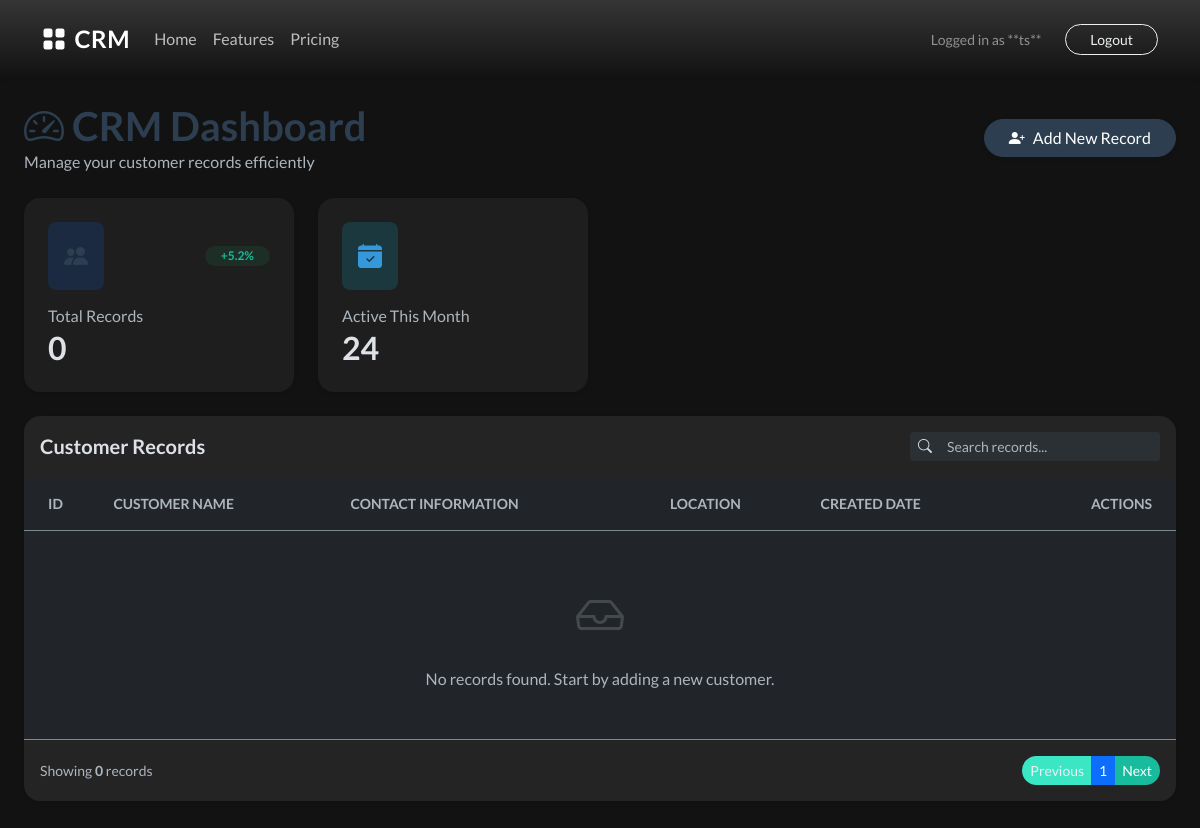
The app's page /dashboard (signed in), older data.
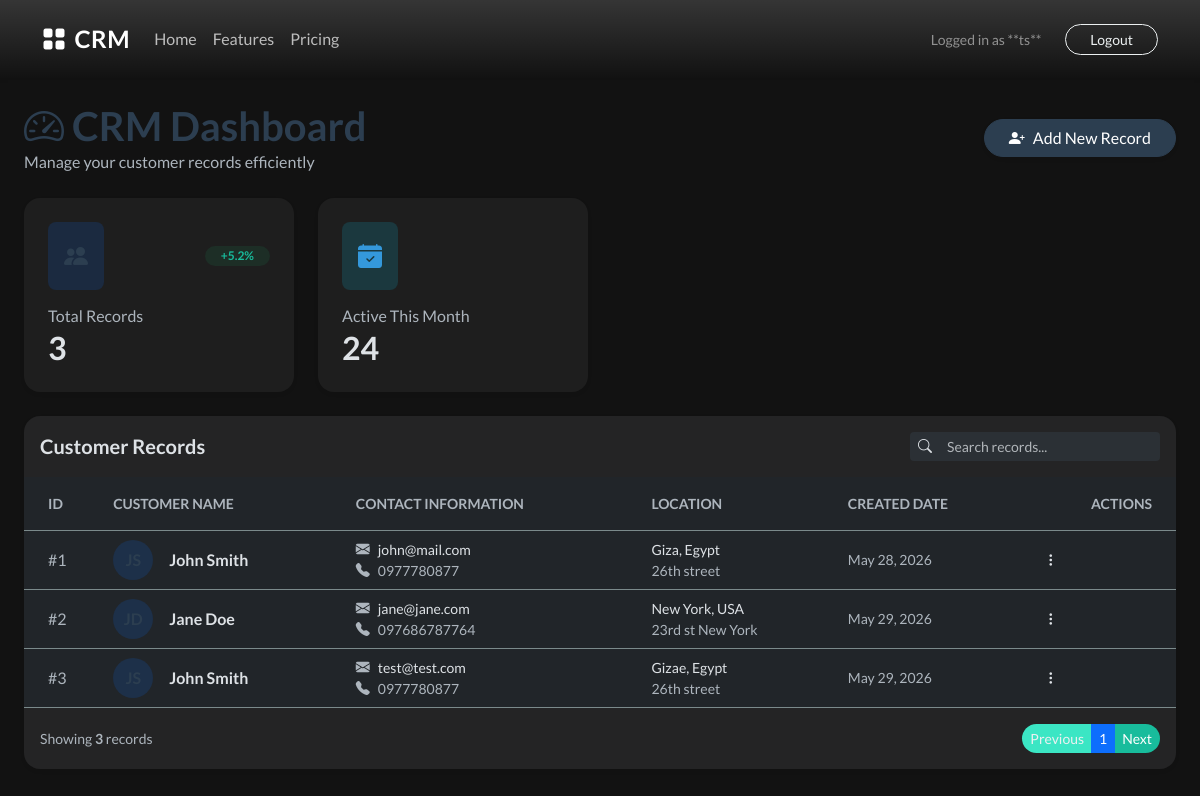
The same page, newer data.
### webapp/models.py (models this page shows, shortened)
class Record(models.Model):
    first_name = models.CharField(max_length = 100)
    last_name = models.CharField(max_length = 100)
    email = models.CharField(max_length = 255)
    phone = models.CharField(max_length = 20)
    address = models.CharField(max_length = 100)
    city = models.CharField(max_length = 100)
    provinace = models.CharField(max_length = 100)
    country = models.CharField(max_length = 100)
    created_at = models.DateTimeField(auto_now_add=True)

### webapp/views.py (the view)
# urls.py: path('dashboard',views.dashboard,name='dashboard'),
@login_required(login_url='login')
def dashboard(request):
    my_records = Record.objects.all()
    context = {'my_records' : my_records}
    return render(request,'webapp/dashboard.html',context)

### webapp/templates/webapp/dashboard.html (shortened to what this page needs)
{% extends 'webapp/base.html' %}
{% load static %}
{% block content %}
<div class="container-fluid mt-4 px-4">
    <div class="row align-items-center mb-4">
        <div class="col-md-6">
            <h2 class="fw-bold text-primary mb-0">
                <i class="bi bi-speedometer2 me-2"></i>CRM Dashboard
            </h2>
            <p class="text-muted mb-0">Manage your customer records efficiently</p>
        </div>
        <div class="col-md-6 text-md-end mt-3 mt-md-0">
            <a href="{% url 'create_record' %}" class="btn btn-primary rounded-pill px-4 shadow-sm">
                <i class="bi bi-person-plus-fill me-2"></i>Add New Record
            </a>
        </div>
    </div>
    <div class="row g-4 mb-4">
        <div class="col-xl-3 col-md-6">
            <div class="card border-0 shadow-sm h-100 rounded-4">
                <div class="card-body p-4">
                    <div class="d-flex align-items-center justify-content-between mb-3">
                        <div class="p-3 bg-primary-subtle rounded-3">
                            <i class="bi bi-people-fill text-primary fs-4"></i>
                        </div>
                        <span class="badge bg-success-subtle text-success rounded-pill px-3">+5.2%</span>
                    </div>
                    <h6 class="text-muted fw-normal mb-1">Total Records</h6>
                    <h3 class="fw-bold mb-0">{{ my_records.count }}</h3>
                </div>
            </div>
        </div>
        <div class="col-xl-3 col-md-6">
            <div class="card border-0 shadow-sm h-100 rounded-4">
                <div class="card-body p-4">
                    <div class="d-flex align-items-center justify-content-between mb-3">
                        <div class="p-3 bg-info-subtle rounded-3">
                            <i class="bi bi-calendar-check-fill text-info fs-4"></i>
                        </div>
                    </div>
                    <h6 class="text-muted fw-normal mb-1">Active This Month</h6>
                    <h3 class="fw-bold mb-0">24</h3>
                </div>
            </div>
        </div>
    </div>
    <div class="card border-0 shadow-sm rounded-4 overflow-hidden mb-5">
        <div class="card-header py-3 border-0">
            <div class="row align-items-center">
                <div class="col">
                    <h5 class="fw-bold mb-0">Customer Records</h5>
                </div>
                <div class="col-auto">
                    <div class="input-group input-group-sm" style="width: 250px;">
                        <span class="input-group-text border-0"><i class="bi bi-search"></i></span>
                        <input type="text" class="form-control border-0" placeholder="Search records...">
                    </div>
                </div>
            </div>
        </div>
        <div class="table-responsive">
            <table class="table table-hover align-middle mb-0">
                <thead>
                    <tr>
                        <th class="ps-4 py-3 text-muted fw-semibold small text-uppercase">ID</th>
                        <th class="py-3 text-muted fw-semibold small text-uppercase">Customer Name</th>
                        <th class="py-3 text-muted fw-semibold small text-uppercase">Contact Information</th>
                        <th class="py-3 text-muted fw-semibold small text-uppercase">Location</th>
                        <th class="py-3 text-muted fw-semibold small text-uppercase">Created Date</th>
                        <th class="pe-4 py-3 text-muted fw-semibold small text-uppercase text-end">Actions</th>
                    </tr>
                </thead>
                <tbody class="border-top-0">
                    {% if my_records %}
                        {% for record in my_records %}
                        <tr>
                            <td class="ps-4">
                                <span class="fw-medium text-muted">#{{ record.id }}</span>
                            </td>
                            <td>
                                <div class="d-flex align-items-center">
                                    <div class="avatar-sm bg-primary-subtle text-primary rounded-circle me-3 d-flex align-items-center justify-content-center fw-bold" style="width: 40px; height: 40px;">
                                    </div>
                                    <div>
                                        <div class="fw-bold">{{ record.first_name }} {{ record.last_name }}</div>
                                    </div>
                                </div>
                            </td>
                            <td>
                                <div class="small"><i class="bi bi-envelope-fill text-muted me-2"></i>{{ record.email }}</div>
                                <div class="small text-muted"><i class="bi bi-telephone-fill text-muted me-2"></i>{{ record.phone }}</div>
                            </td>
                            <td>
                                <div class="small">{{ record.city }}, {{ record.country }}</div>
                                <div class="small text-muted">{{ record.address }}</div>
                            </td>
                            <td>
                                <div class="small text-muted">{{ record.created_at|date:"M d, Y" }}</div>
                            </td>
                            <td class="pe-4 text-end">
                                <div class="dropdown">
                                    <button class="btn btn-sm rounded-circle p-0 d-flex align-items-center justify-content-center" style="width: 32px; height: 32px;" type="button" data-bs-toggle="dropdown">
                                        <i class="bi bi-three-dots-vertical"></i>
                                    </button>
                                </div>
                            </td>
                        </tr>
                        {% endfor %}
                    {% else %}
                        <tr>
                            <td colspan="6" class="text-center py-5 text-muted">
                                <i class="bi bi-inbox fs-1 d-block mb-3 opacity-25"></i>
                                No records found. Start by adding a new customer.
                            </td>
                        </tr>
                    {% endif %}
                </tbody>
            </table>
        </div>
        <div class="card-footer m-6 py-3 border-0">
            <div class="row align-items-center">
                <div class="col text-muted small">
                    Showing <strong>{{ my_records.count }}</strong> records
                </div>
                <div class="col-auto">
                    <nav>
                        <ul class="pagination pagination-sm mb-0">
                            <li class="page-item disabled"><a class="page-link border-0 rounded-start-pill" href="#">Previous</a></li>
                            <li class="page-item active"><a class="page-link border-0" href="#">1</a></li>
                            <li class="page-item"><a class="page-link border-0 rounded-end-pill" href="#">Next</a></li>
                        </ul>
                    </nav>
                </div>
            </div>
        </div>
    </div>
</div>
{% endblock %}

### webapp/templates/webapp/base.html (shortened to what this page needs)
{% load static %}
<!DOCTYPE html>
<html lang="en" data-bs-theme="dark">
<head>
    <link rel="stylesheet" href="{% static 'css/bootstrap.min.css' %}" />
    <link rel="stylesheet" href="{% static 'css/flatty.min.css' %}" />
    <link rel="stylesheet" href="https://cdn.jsdelivr.net/npm/bootstrap-icons@1.10.0/font/bootstrap-icons.css">
    <link rel="stylesheet" href="{% static 'css/style.css' %}" />
</head>
<body>
        {% include 'webapp/navbar.html' %}
        {% block content %}
        {% endblock %}
</body>
</html>

### webapp/templates/webapp/navbar.html (shortened to what this page needs)
<nav class="navbar navbar-expand-lg navbar-dark bg-gradient shadow-sm">
  <div class="container">
    <a class="navbar-brand fw-bold text-white" href="{% url 'home' %}">
      <i class="bi bi-grid-fill me-2"></i>CRM
    </a>
    <div class="collapse navbar-collapse" id="navbarText">
      <ul class="navbar-nav me-auto mb-2 mb-lg-0">
        <li class="nav-item">
          <a class="nav-link {% if request.path == '/' %}active{% endif %} text-white-50 hover-white" aria-current="page" href="/">Home</a>
        </li>
        <li class="nav-item">
          <a class="nav-link text-white-50 hover-white" href="#">Features</a>
        </li>
        <li class="nav-item">
          <a class="nav-link text-white-50 hover-white" href="#">Pricing</a>
        </li>
      </ul>
      <div class="d-flex align-items-center gap-3">
        {% if user.is_authenticated %}
          <span class="text-white-50 me-2 small">Logged in as **{{ user.username }}**</span>
          <form alt="Logout Form" action="{% url 'logout' %}" method="post" class="m-0">
            <button type="submit" class="btn btn-outline-light btn-sm rounded-pill px-4">Logout</button>
          </form>
        {% else %}
          <a href="{% url 'login' %}" class="text-white text-decoration-none {% if request.path == '/login/' %}active{% endif %}">Login</a>
          <a href="{% url 'register' %}" class="btn btn-light btn-sm rounded-pill px-4 {% if request.path == '/register/' %}active{% endif %}">Sign Up</a>
        {% endif %}
      </div>
    </div>
  </div>
</nav>

### webapp/templates/webapp/base.html (style rules this page uses)
[data-bs-theme="dark"] body { background-color: #121212; color: #e0e0e0; }
[data-bs-theme="dark"] .card { background-color: #1e1e1e; border-color: #333; }
[data-bs-theme="dark"] .text-muted { color: #b0b0b0 !important; }
[data-bs-theme="dark"] .input-group-text, [data-bs-theme="dark"] .form-control { background-color: #2b3035; border-color: #444; color: #dee2e6; }

### webapp/templates/webapp/navbar.html (style rules this page uses)
.bg-gradient { background: linear-gradient(135deg, #667eea 0%, #764ba2 100%); }
.nav-link.text-white-50 { color: rgba(255, 255, 255, 0.7) !important; transition: color 0.3s ease; }
.navbar-brand { font-size: 1.5rem; letter-spacing: 0.5px; }

### webapp/templates/webapp/dashboard.html (style rules this page uses)
.bg-primary-subtle { background-color: rgba(13, 110, 253, 0.15) !important; }
.bg-success-subtle { background-color: rgba(25, 135, 84, 0.15) !important; }
.bg-info-subtle { background-color: rgba(13, 202, 240, 0.15) !important; }
.table > :not(caption) > * > * { border-bottom-width: 1px; }
.rounded-4 { border-radius: 1rem !important; }
.page-item.active .page-link { background-color: #0d6efd; color: white; }
[data-bs-theme="dark"] .input-group-text, [data-bs-theme="dark"] .form-control { background-color: #2b3035; color: #dee2e6; }
[data-bs-theme="dark"] .text-muted { color: #adb5bd !important; }

Row changes from the older to the newer data that the page shows:
added Record: id "1", first_name "John", last_name "Smith", email "john@mail.com", phone "0977780877", city "Giza", country "Egypt", address "26th street", created_at "May 28, 2026"
added Record: id "2", first_name "Jane", last_name "Doe", email "jane@jane.com", phone "097686787764", city "New York", country "USA", address "23rd st New York", created_at "May 29, 2026"
added Record: id "3", first_name "John", last_name "Smith", email "test@test.com", phone "0977780877", city "Gizae", country "Egypt", address "26th street", created_at "May 29, 2026"
Text that changed along with them:
{{ my_records.count }}: "0" → "3"
text no longer shown: "No records found. Start by adding a new customer."
